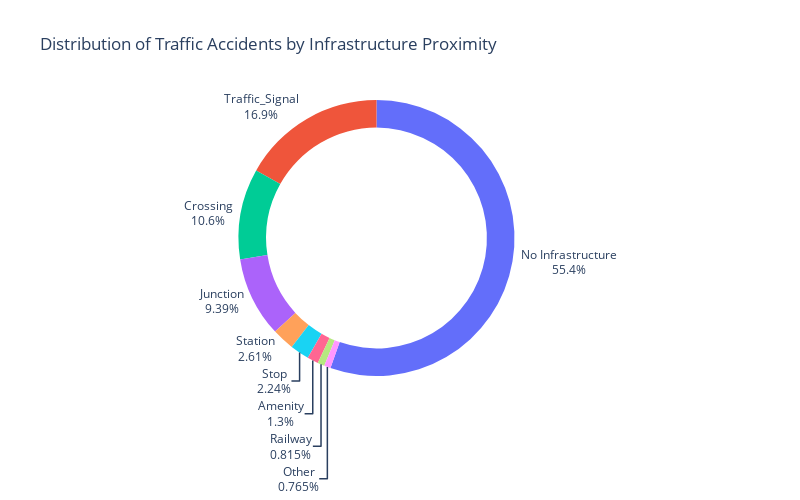

This figure's notebook cell:
### Code cell
import plotly.express as px
import pandas as pd


# Step 1: Read the CSV file into a DataFrame
df = pd.read_csv('../resources/us_accidents_filtered_rows.csv')

# Step 2: Prepare the Data
# Define list of infrastructure types
infrastructures = ['Amenity', 'Bump', 'Crossing', 'Give_Way', 'Junction', 'No_Exit', 
                   'Railway', 'Roundabout', 'Station', 'Stop', 'Traffic_Calming', 
                   'Traffic_Signal', 'Turning_Loop']

# Check if all infrastructure columns are False for each row
def all_false(row):
    return all(not row[infra] for infra in infrastructures)

# Apply the function row-wise to create a boolean mask
all_false_mask = df.apply(all_false, axis=1)

# Step 3: Count Rows with All False Values
# Count rows where all infrastructure columns are False
no_infrastructure_count = all_false_mask.sum()

# Step 4: Prepare Data for Donut Chart
# Count occurrences of True values for each infrastructure type
counts = [df[infra].sum() for infra in infrastructures]

# If there are rows with all False values, add a category for "No Infrastructure Near Accidents"
if no_infrastructure_count > 0:
    infrastructures.append('No Infrastructure')
    counts.append(no_infrastructure_count)

# Create lists for labels and values
labels = infrastructures
values = counts

# Calculate total number of accidents
total_accidents = sum(values)

# Calculate percentages
percentages = [count / total_accidents * 100 for count in counts]

# Combine labels where percentage is less than 1.0%
threshold = 0.8
combined_labels = []
combined_values = []

for label, value, percent in zip(labels, values, percentages):
    if percent < threshold:
        combined_labels.append('Other')
        combined_values.append(value)
    else:
        combined_labels.append(label)
        combined_values.append(value)

# Step 5: Create the Donut Chart using Plotly Express
# Create the figure
fig = px.pie(names=combined_labels, values=combined_values, title='Distribution of Traffic Accidents by Infrastructure Proximity',
             hole=0.8,  # Specify the size of the hole in the center (0 for pie chart, 1 for completely hollow donut)
             labels={'label': 'percent'},
             width=800, height=500)  # Adjust width and height as needed

# Place labels outside the pie/donut chart
fig.update_traces(textposition='outside', textinfo='label+percent')
fig.update_layout(showlegend=False)
# Show the plot
fig.show()

### Figure 1 — Plotly figure (JSON) as saved in the notebook; plotly's stock layout.template omitted (floating-point values rounded to 4 significant figures)
{"data": [{"domain": {"x": [0, 1], "y": [0, 1]}, "hole": 0.8, "hovertemplate": "label=%{label}<br>value=%{value}<extra></extra>", "labels": ["Amenity", "Other", "Crossing", "Other", "Junction", "Other", "Railway", "Other", "Station", "Stop", "Other", "Traffic_Signal", "Other", "No Infrastructure"], "legendgroup": "", "name": "", "showlegend": true, "textinfo": "label+percent", "textposition": "outside", "type": "pie", "values": [6123, 104, 50091, 2362, 44275, 793, 3845, 10, 12319, 10544, 338, 79514, 0, 261378]}], "layout": {"height": 500, "legend": {"tracegroupgap": 0}, "showlegend": false, "title": {"text": "Distribution of Traffic Accidents by Infrastructure Proximity"}, "width": 800}}
